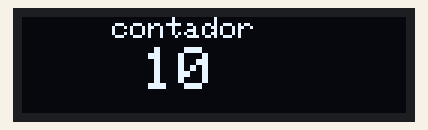
The sketch below on a simulated Arduino Uno, built with avr-gcc and run on an emulated ATmega328P. On the bench: 128×32 one-colour display.

Above: at 0.1 s.
At 1.1 s:
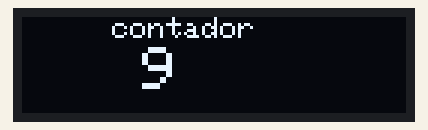
At 2.1 s:
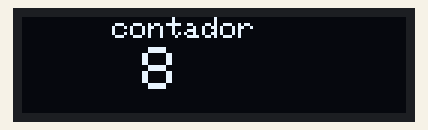
At 5.2 s:
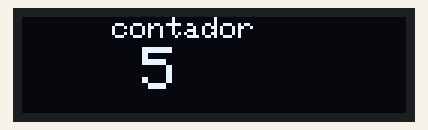
At 7.2 s:
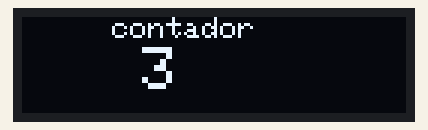
At 10.2 s:
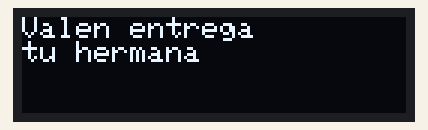

Measured:
- by itself, everything shown: repeats every 13.2 s, in 11 steps
- what the display in image 1 shows lasts 1.0 s, from 1.1 s to 2.1 s
- what the display in image 5 shows lasts 3.0 s, from 10.2 s to 13.2 s

The sketch:

ejemplo1Pantalla.ino
```cpp
#include <SPI.h>
#include <Wire.h>
#include <Adafruit_GFX.h>
#include <Adafruit_SSD1306.h>

#define SCREEN_WIDTH 128 // OLED display width, in pixels
#define SCREEN_HEIGHT 32 // OLED display height, in pixels

// Declaration for an SSD1306 display connected to I2C (SDA, SCL pins)
// The pins for I2C are defined by the Wire-library.
// On an arduino UNO:       A4(SDA), A5(SCL)
// On an arduino MEGA 2560: 20(SDA), 21(SCL)
// On an arduino LEONARDO:   2(SDA),  3(SCL), ...
#define OLED_RESET     -1 // Reset pin # (or -1 if sharing Arduino reset pin)
#define SCREEN_ADDRESS 0x3C ///< See datasheet for Address; 0x3D for 128x64, 0x3C for 128x32
Adafruit_SSD1306 display(SCREEN_WIDTH, SCREEN_HEIGHT, &Wire, OLED_RESET);

#define NUMFLAKES     10 // Number of snowflakes in the animation example

#define LOGO_HEIGHT   16
#define LOGO_WIDTH    16
void setup() {
  Serial.begin(9600);

  // SSD1306_SWITCHCAPVCC = generate display voltage from 3.3V internally
  if(!display.begin(SSD1306_SWITCHCAPVCC, SCREEN_ADDRESS)) {
    Serial.println(F("SSD1306 allocation failed"));
    for(;;); // Don't proceed, loop forever
  }

}

void loop()
 {

for (int i=10; i >= 1;i--)
  {
    display.clearDisplay();
    display.setTextSize(1);             // Normal 1:1 pixel scale
    display.setTextColor(SSD1306_WHITE);        // Draw white text
    display.setCursor(30,0);             // Start at top-left corner
    display.println("contador");
     display.setTextSize(2);
    display.setCursor(40,10);
    display.println(i);
    display.display();
    delay(1000);
  }
    display.clearDisplay();
  display.setTextSize(1);             // Normal 1:1 pixel scale
  display.setTextColor(SSD1306_WHITE);        // Draw white text
  display.setCursor(0,0);             // Start at top-left corner
  display.println("Valen entrega");
   display.println("tu hermana");
  display.setTextSize(2);             // Draw 2X-scale text
  display.setTextColor(SSD1306_BLACK, SSD1306_WHITE); // Draw 'inverse' text
  //display.println(123456);
  display.display();
  delay(3000);
}
```
